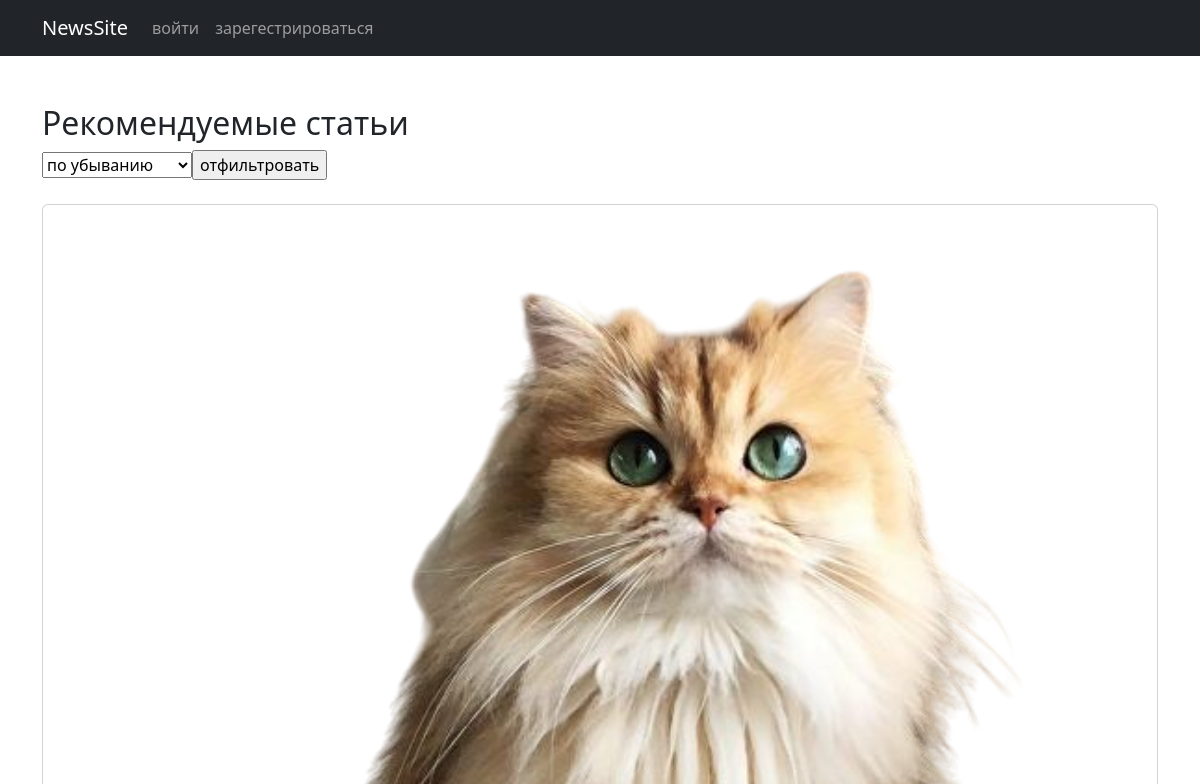
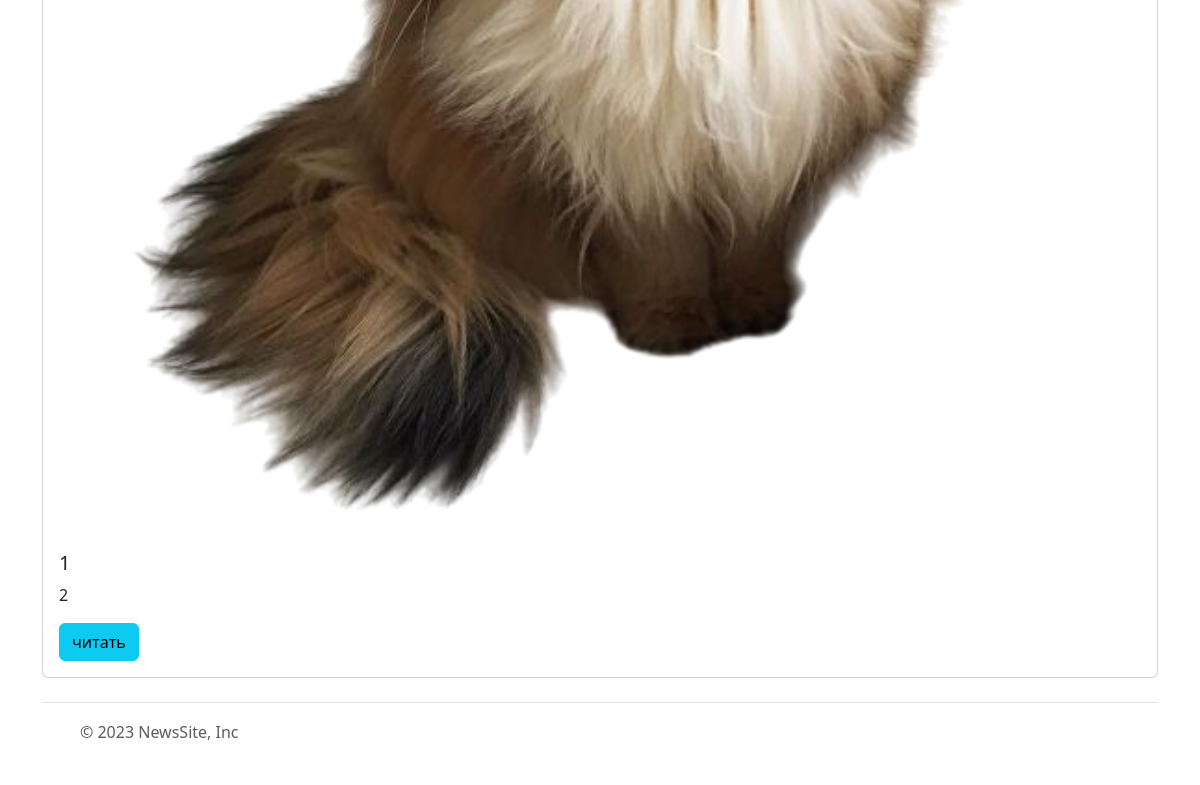
Before: /news/ with the older database file (2 pictures, top to bottom).
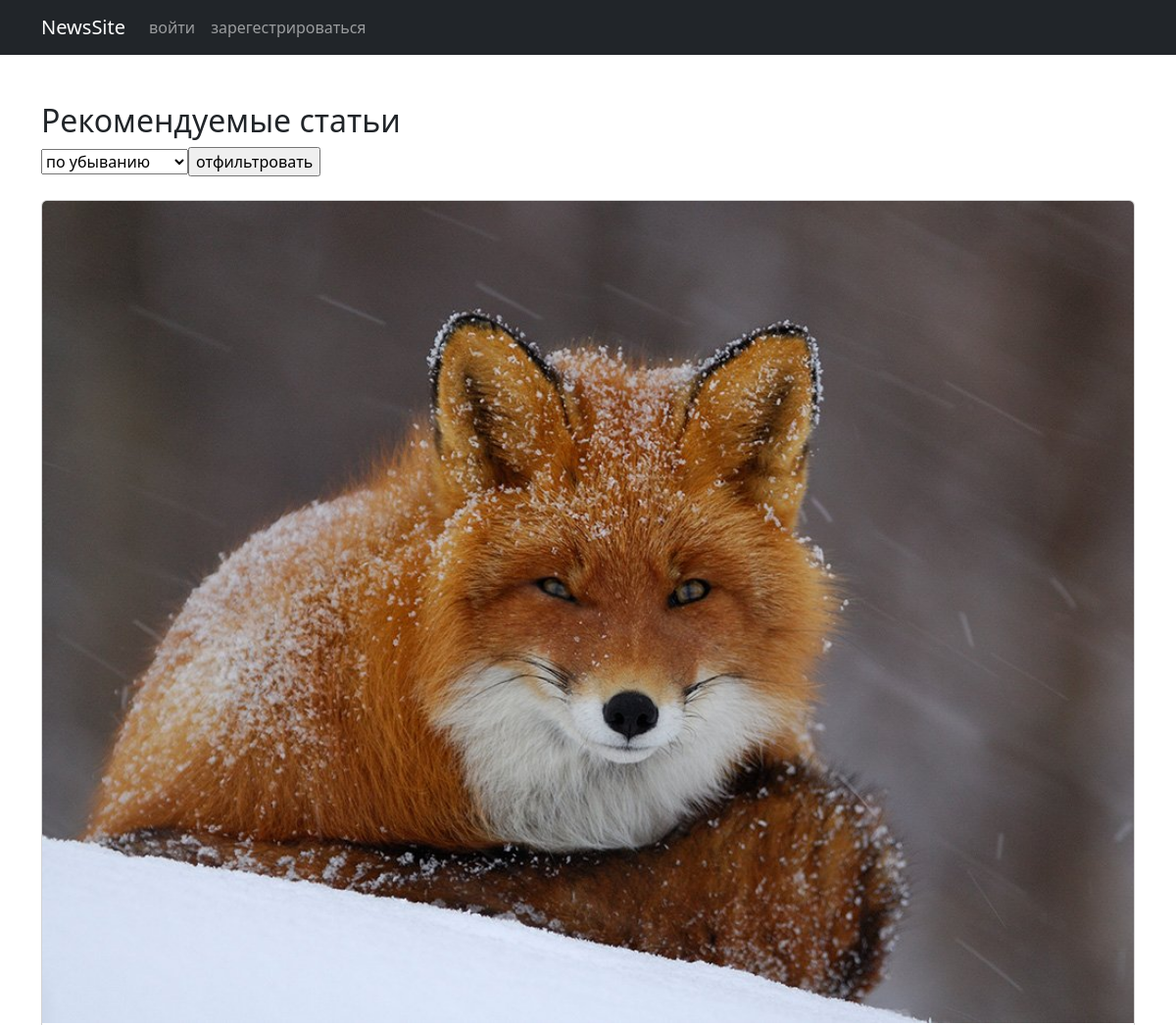
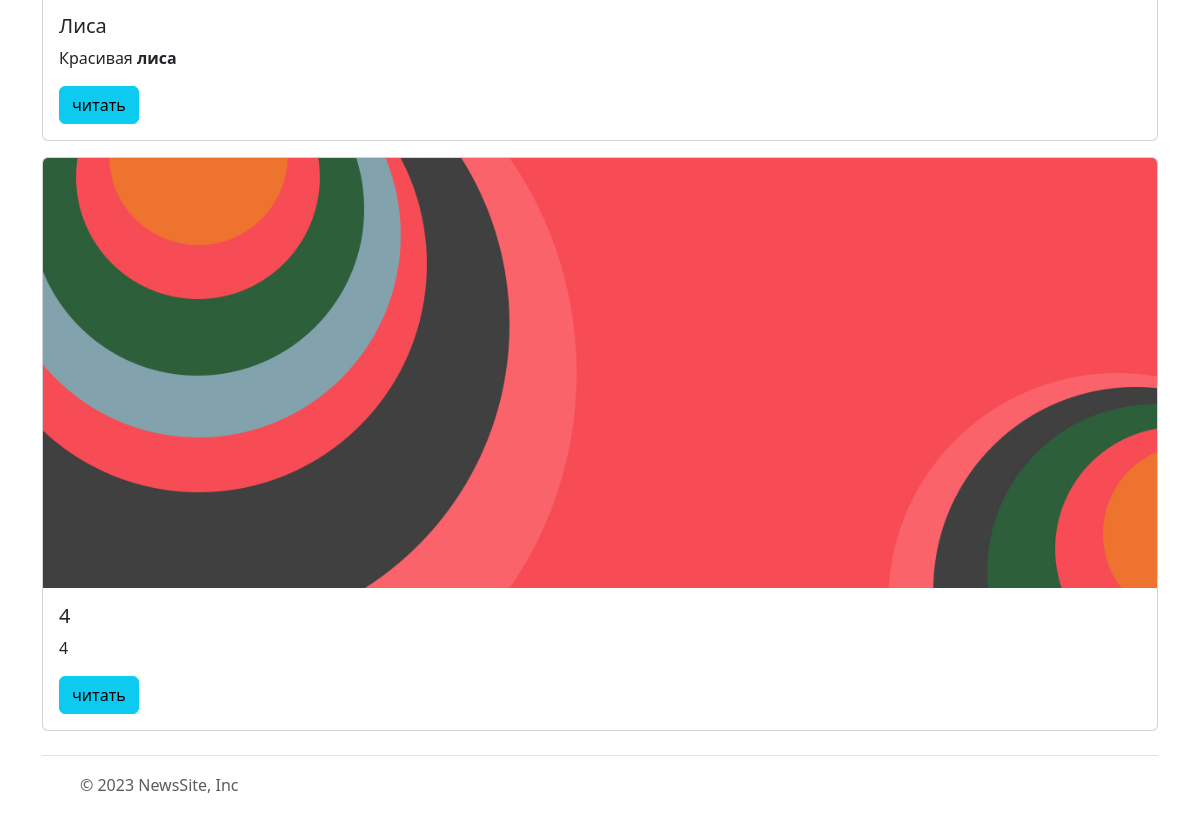
After: the same page with the newer database file (2 pictures, top to bottom).
### newsapp/models.py (models this page shows, shortened)
class Item(models.Model):
    title=models.CharField(max_length=100)
    memo =models.TextField()
    image=models.ImageField(upload_to='newsapp/images',null=True,blank=True)
    date=models.DateTimeField(auto_now_add=True)
    author=models.ForeignKey(User,on_delete=models.CASCADE)
    published=models.BooleanField(default=False,null=False,blank=False)
    likes=GenericRelation(Like)
    tags=models.ManyToManyField(Tag)
    class Meta:
        permissions=[('can_read_item','Can read item')]

### newsapp/views.py (the view)
# urls.py: path('',views.home,name='home'),
def home(request):
    user_filter_status=request.session.get('user_filter_status','down')
    data=models.Item.objects.all()
    if request.GET.get('filter_by')=='up':
           request.session['user_filter_status']='up'
           user_filter_status= request.session['user_filter_status']
           data=models.Item.objects.all().order_by('date')
    elif request.GET.get('filter_by')=='down':
            request.session['user_filter_status']='down'
            user_filter_status= request.session['user_filter_status']
            data=models.Item.objects.all().order_by('-date')
    return render(request,'newsapp/home.html',{'data':data,'user_filter_status':user_filter_status})

### newsapp/templates/newsapp/home.html (shortened to what this page needs)
{% extends 'coreapp/base.html' %}
  {% block content %}
<div class="container mt-5">
<h2>Рекомендуемые статьи</h2>
<form action="" method="get">
<select name="filter_by" id="">
  <option value="down" {% if user_filter_status == 'down' %} selected {% endif %} >по убыванию</option>
  <input type="submit" value="отфильтровать">
</select>
</form>
<br>
{% autoescape off %}
  {% for i in data %}
  {% if i.published %}
  <div class="card mb-3">
    {% if i.image %}
    <img src="{{ i.image.url }}" class="card-img-top" alt="картинка" >
    {% endif %}
    <div class="card-body">
      <h5 class="card-title">{{ i.title }}</h5>
      <p class="card-text">{{ i.memo }}</p>
      <a href="{% url 'newsapp:item' i.id %}" class="btn btn-info">читать</a>
    </div>
  </div>
  {% endif %}
  {% endfor %}
</div>
{% endautoescape %}
  {% endblock %}

Changed rows visible on the page:
now on this page (row edited): Item: image (picture), title "Лиса", memo "Красивая лиса"
changed Item (number 2 of 2 on the later page): image: a different picture; title "1" → "4"; memo "2" → "4"
